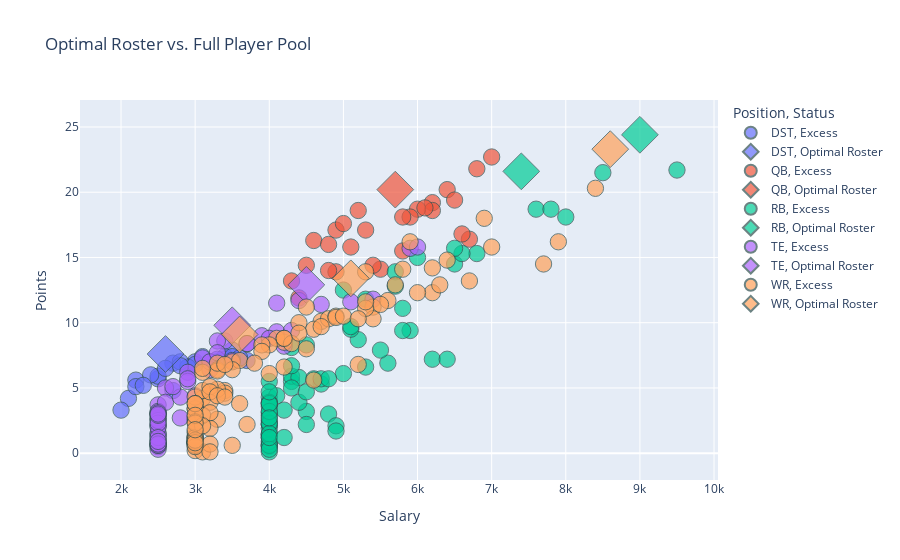

The notebook cell this image was saved under:
### Markdown cell above
#### Scatter plot: Roster vs. Player Pool

### Code cell
#A plot comparing your selected players against all available players clearly justifies why your selections were optimal.

#Distinction: Plot all eligible players as small gray dots, (excess players) 
#Plot the 9 selected players as large, distinct, colored markers (colored by position).

#Get the list of selected players from the solved variables (1.0 = selected)
selected_player_names = [p for p, v in player_binary.items() if v.varValue == 1.0]

# 2. Add a 'Selected' status column to your full player pool data (availables)
availables['Status'] = 'Excess' # Default all players to 'Excess'
# Mark the selected players
# The 'name' column must be your unique identifier
availables.loc[availables['name'].isin(selected_player_names), 'Status'] = 'Optimal Roster'

plot_df = availables.rename(columns={'name': 'Player', 'position': 'Position',
                                     'salary': 'Salary', 'ppg_projection': 'Points'})

#print(plot_df)

# Filter for relevant columns
plot_df = plot_df[['Player', 'Position', 'Salary', 'Points', 'Status']]


# Define marker size based on selection status
plot_df['Marker_Size'] = plot_df['Status'].apply(lambda x: 12 if x == 'Optimal Roster' else 4)

# Define color based on position for the optimal players, gray for the rest
color_map = {
    'Optimal Roster': 'red', 
    'Excess': 'gray'
}

fig = px.scatter(
    plot_df,
    x="Salary",
    y="Points",
    color="Position",  # Color by position for the optimal players
    # Use the 'Status' for the symbol to distinguish the groups
    symbol="Status",
    size="Marker_Size", # Use the size column created above
    
    # Custom data shown on hover
    hover_data=['Player', 'Position', 'Points', 'Salary'],
    title="Optimal Roster vs. Full Player Pool"
)

#OLS trendline
fig.update_traces(
    mode='markers',
    marker=dict(line=dict(width=1, color='DarkSlateGrey')),
)
fig.show()

### Figure 1 — Plotly figure (JSON) as saved in the notebook; plotly's stock layout.template omitted (floating-point values rounded to 4 significant figures; data arrays with more than 128 entries replaced by an {"elided": "..."} marker saying what was removed)
{"data": [{"customdata": [["49ers ", "DST"], ["Bears ", "DST"], ["Bills ", "DST"], ["Broncos ", "DST"], ["Browns ", "DST"], ["Buccaneers ", "DST"], ["Cardinals ", "DST"], ["Chargers ", "DST"], ["Colts ", "DST"], ["Commanders ", "DST"], ["Dolphins ", "DST"], ["Eagles ", "DST"], ["Falcons ", "DST"], ["Giants ", "DST"], ["Jets ", "DST"], ["Lions ", "DST"], ["Packers ", "DST"], ["Panthers ", "DST"], ["Patriots ", "DST"], ["Raiders ", "DST"], ["Rams ", "DST"], ["Ravens ", "DST"], ["Saints ", "DST"], ["Seahawks ", "DST"], ["Steelers ", "DST"], ["Texans ", "DST"], ["Vikings ", "DST"]], "hovertemplate": "Position=%{customdata[1]}<br>Status=Excess<br>Salary=%{x}<br>Points=%{y}<br>Marker_Size=%{marker.size}<br>Player=%{customdata[0]}<extra></extra>", "legendgroup": "DST, Excess", "marker": {"color": "#636efa", "line": {"color": "DarkSlateGrey", "width": 1}, "size": [4, 4, 4, 4, 4, 4, 4, 4, 4, 4, 4, 4, 4, 4, 4, 4, 4, 4, 4, 4, 4, 4, 4, 4, 4, 4, 4], "sizemode": "area", "sizeref": 0.03, "symbol": "circle"}, "mode": "markers", "name": "DST, Excess", "orientation": "v", "showlegend": true, "type": "scatter", "x": [2700, 3000, 3700, 3500, 2900, 2700, 2200, 3300, 3400, 2100, 2000, 2900, 2500, 2500, 2800, 3400, 3000, 3500, 2600, 2200, 3200, 3300, 2400, 3600, 2800, 3100, 2300], "xaxis": "x", "y": [4.8, 7, 7.1, 7.9, 6.6, 6.9, 5.6, 7, 7.2, 4.2, 3.3, 6.6, 5.7, 5.9, 7, 7.4, 6.8, 7.4, 6.5, 5.1, 7, 7.2, 6, 7.3, 6.7, 7.4, 5.2], "yaxis": "y"}, {"customdata": [["Jaguars ", "DST"]], "hovertemplate": "Position=%{customdata[1]}<br>Status=Optimal Roster<br>Salary=%{x}<br>Points=%{y}<br>Marker_Size=%{marker.size}<br>Player=%{customdata[0]}<extra></extra>", "legendgroup": "DST, Optimal Roster", "marker": {"color": "#636efa", "line": {"color": "DarkSlateGrey", "width": 1}, "size": [12], "sizemode": "area", "sizeref": 0.03, "symbol": "diamond"}, "mode": "markers", "name": "DST, Optimal Roster", "orientation": "v", "showlegend": true, "type": "scatter", "x": [2600], "xaxis": "x", "y": [7.6], "yaxis": "y"}, {"customdata": [["Aaron Rodgers", "QB"], ["Baker Mayfield", "QB"], ["Bo Nix", "QB"], ["Bryce Young", "QB"], ["Caleb Williams", "QB"], ["Daniel Jones", "QB"], ["Davis Mills", "QB"], ["Dillon Gabriel", "QB"], ["Drake Maye", "QB"], ["Geno Smith", "QB"], ["J.J. McCarthy", "QB"], ["Jacoby Brissett", "QB"], ["Jalen Hurts", "QB"], ["Jared Goff", "QB"], ["Jordan Love", "QB"], ["Josh Allen", "QB"], ["Justin Fields", "QB"], ["Justin Herbert", "QB"], ["Lamar Jackson", "QB"], ["Mac Jones", "QB"], ["Marcus Mariota", "QB"], ["Matthew Stafford", "QB"], ["Michael Penix Jr.", "QB"], ["Sam Darnold", "QB"], ["Trevor Lawrence", "QB"], ["Tua Tagovailoa", "QB"], ["Tyler Shough", "QB"]], "hovertemplate": "Position=%{customdata[1]}<br>Status=Excess<br>Salary=%{x}<br>Points=%{y}<br>Marker_Size=%{marker.size}<br>Player=%{customdata[0]}<extra></extra>", "legendgroup": "QB, Excess", "marker": {"color": "#EF553B", "line": {"color": "DarkSlateGrey", "width": 1}, "size": [4, 4, 4, 4, 4, 4, 4, 4, 4, 4, 4, 4, 4, 4, 4, 4, 4, 4, 4, 4, 4, 4, 4, 4, 4, 4, 4], "sizemode": "area", "sizeref": 0.03, "symbol": "circle"}, "mode": "markers", "name": "QB, Excess", "orientation": "v", "showlegend": true, "type": "scatter", "x": [5500, 6200, 6200, 5400, 6000, 6100, 4500, 4400, 6400, 4900, 4900, 4600, 6700, 5900, 5800, 7000, 5200, 6600, 6800, 5000, 5300, 6500, 4800, 5800, 5100, 4800, 4300], "xaxis": "x", "y": [14.1, 19.2, 18.6, 14.4, 18.7, 18.8, 14.4, 11.9, 20.2, 13.9, 17.1, 16.3, 16.4, 18.1, 15.5, 22.7, 18.6, 16.8, 21.8, 17.6, 17.1, 19.4, 16, 18.1, 15.8, 14, 13.2], "yaxis": "y"}, {"customdata": [["Jaxson Dart", "QB"]], "hovertemplate": "Position=%{customdata[1]}<br>Status=Optimal Roster<br>Salary=%{x}<br>Points=%{y}<br>Marker_Size=%{marker.size}<br>Player=%{customdata[0]}<extra></extra>", "legendgroup": "QB, Optimal Roster", "marker": {"color": "#EF553B", "line": {"color": "DarkSlateGrey", "width": 1}, "size": [12], "sizemode": "area", "sizeref": 0.03, "symbol": "diamond"}, "mode": "markers", "name": "QB, Optimal Roster", "orientation": "v", "showlegend": true, "type": "scatter", "x": [5700], "xaxis": "x", "y": [20.2], "yaxis": "y"}, {"customdata": {"elided": "75x2 str values"}, "hovertemplate": "Position=%{customdata[1]}<br>Status=Excess<br>Salary=%{x}<br>Points=%{y}<br>Marker_Size=%{marker.size}<br>Player=%{customdata[0]}<extra></extra>", "legendgroup": "RB, Excess", "marker": {"color": "#00cc96", "line": {"color": "DarkSlateGrey", "width": 1}, "size": [4, 4, 4, 4, 4, 4, 4, 4, 4, 4, 4, 4, 4, 4, 4, 4, 4, 4, 4, 4, 4, 4, 4, 4, 4, 4, 4, 4, 4, 4, 4, 4, 4, 4, 4, 4, 4, 4, 4, 4, 4, 4, 4, 4, 4, 4, 4, 4, 4, 4, 4, 4, 4, 4, 4, 4, 4, 4, 4, 4, 4, 4, 4, 4, 4, 4, 4, 4, 4, 4, 4, 4, 4, 4, 4], "sizemode": "area", "sizeref": 0.03, "symbol": "circle"}, "mode": "markers", "name": "RB, Excess", "orientation": "v", "showlegend": true, "type": "scatter", "x": [4300, 4000, 4000, 4000, 6500, 4700, 8500, 4600, 6000, 4500, 4000, 4000, 4200, 5300, 4000, 4000, 5000, 6800, 4400, 4300, 4000, 4700, 4300, 4500, 4000, 5000, 5700, 4000, 8000, 4400, 5800, 4000, 4100, 4800, 9500, 6200, 7600, 4300, 4000, 4000, 4300, 5300, 5900, 4000, 6600, 4000, 4000, 4000, 4000, 4000, 6500, 5200, 6400, 4000, 4500, 7800, 4000, 4900, 4000, 4900, 5700, 4000, 5600, 4000, 4000, 4000, 4500, 4000, 4000, 5800, 4800, 5100, 5100, 4200, 5500], "xaxis": "x", "y": [5.5, 1.4, 2.2, 2.5, 14.5, 5.3, 21.5, 5.7, 15, 3.2, 0.5, 4.3, 3.3, 6.6, 0.1, 1.2, 12.5, 15.3, 3.9, 8.1, 0.7, 5.7, 5.9, 8.3, 0.6, 6.1, 13.9, 0.9, 18.1, 5.8, 11.1, 0.6, 4.4, 3, 21.7, 7.2, 18.7, 5, 3.6, 2.9, 6.7, 11.8, 9.4, 3.1, 15.3, 1.9, 2.2, 1.4, 0.3, 3.9, 15.7, 8.7, 7.2, 2.3, 2.2, 18.7, 3.8, 2.1, 5.5, 1.7, 12.8, 3.2, 6.9, 1.5, 3.8, 4.7, 4.7, 2.7, 1.2, 9.4, 5.7, 9.5, 9.7, 1.2, 7.9], "yaxis": "y"}, {"customdata": [["Christian McCaffrey", "RB"], ["De'Von Achane", "RB"]], "hovertemplate": "Position=%{customdata[1]}<br>Status=Optimal Roster<br>Salary=%{x}<br>Points=%{y}<br>Marker_Size=%{marker.size}<br>Player=%{customdata[0]}<extra></extra>", "legendgroup": "RB, Optimal Roster", "marker": {"color": "#00cc96", "line": {"color": "DarkSlateGrey", "width": 1}, "size": [12, 12], "sizemode": "area", "sizeref": 0.03, "symbol": "diamond"}, "mode": "markers", "name": "RB, Optimal Roster", "orientation": "v", "showlegend": true, "type": "scatter", "x": [9000, 7400], "xaxis": "x", "y": [24.4, 21.6], "yaxis": "y"}, {"customdata": [["Adam Trautman", "TE"], ["Austin Hooper", "TE"], ["Ben Sinnott", "TE"], ["Blake Whiteheart", "TE"], ["Brock Bowers", "TE"], ["Brock Wright", "TE"], ["Cade Otton", "TE"], ["Charlie Kolar", "TE"], ["Charlie Woerner", "TE"], ["Chris Manhertz", "TE"], ["Colby Parkinson", "TE"], ["Colston Loveland", "TE"], ["Dallas Goedert", "TE"], ["Dalton Kincaid", "TE"], ["Daniel Bellinger", "TE"], ["David Njoku", "TE"], ["Davis Allen", "TE"], ["Dawson Knox", "TE"], ["Drew Ogletree", "TE"], ["Durham Smythe", "TE"], ["Elijah Arroyo", "TE"], ["Elijah Higgins", "TE"], ["Evan Engram", "TE"], ["Foster Moreau", "TE"], ["Greg Dulcich", "TE"], ["Harold Fannin Jr.", "TE"], ["Ian Thomas", "TE"], ["Isaiah Likely", "TE"], ["Ja'Tavion Sanders", "TE"], ["Jackson Hawes", "TE"], ["Jake Tonges", "TE"], ["Jeremy Ruckert", "TE"], ["John Bates", "TE"], ["Johnny Mundt", "TE"], ["Jonnu Smith", "TE"], ["Juwan Johnson", "TE"], ["Kyle Pitts Sr.", "TE"], ["Luke Farrell", "TE"], ["Luke Musgrave", "TE"], ["Mark Andrews", "TE"], ["Mason Taylor", "TE"], ["Michael Mayer", "TE"], ["Mitchell Evans", "TE"], ["Mo Alie-Cox", "TE"], ["Nick Vannett", "TE"], ["Oronde Gadsden II", "TE"], ["Pat Freiermuth", "TE"], ["Payne Durham", "TE"], ["Sam LaPorta", "TE"], ["T.J. Hockenson", "TE"], ["Tanner Conner", "TE"], ["Taysom Hill", "TE"], ["Terrance Ferguson", "TE"], ["Tommy Tremble", "TE"], ["Trey McBride", "TE"], ["Tyler Higbee", "TE"], ["Tyler Warren", "TE"], ["Zach Ertz", "TE"]], "hovertemplate": "Position=%{customdata[1]}<br>Status=Excess<br>Salary=%{x}<br>Points=%{y}<br>Marker_Size=%{marker.size}<br>Player=%{customdata[0]}<extra></extra>", "legendgroup": "TE, Excess", "marker": {"color": "#ab63fa", "line": {"color": "DarkSlateGrey", "width": 1}, "size": [4, 4, 4, 4, 4, 4, 4, 4, 4, 4, 4, 4, 4, 4, 4, 4, 4, 4, 4, 4, 4, 4, 4, 4, 4, 4, 4, 4, 4, 4, 4, 4, 4, 4, 4, 4, 4, 4, 4, 4, 4, 4, 4, 4, 4, 4, 4, 4, 4, 4, 4, 4, 4, 4, 4, 4, 4, 4], "sizemode": "area", "sizeref": 0.03, "symbol": "circle"}, "mode": "markers", "name": "TE, Excess", "orientation": "v", "showlegend": true, "type": "scatter", "x": [2500, 2500, 2500, 2500, 5900, 2500, 3900, 2500, 2500, 2500, 2500, 4100, 4700, 4300, 2500, 3200, 2500, 2500, 2500, 2500, 2600, 3000, 3700, 2500, 2600, 4200, 2500, 2900, 2800, 2500, 2500, 2500, 2500, 2500, 3100, 3700, 4100, 2500, 3500, 3400, 3200, 2900, 2500, 2500, 2500, 5100, 3300, 2500, 4400, 3300, 2800, 2700, 2500, 2500, 6000, 2900, 5400, 4000], "xaxis": "x", "y": [3, 3.7, 0.9, 0.5, 15.7, 3.2, 9, 2.1, 0.7, 0.3, 2.2, 9.3, 11.4, 9.4, 3, 6.4, 2.7, 2.6, 0.6, 1.5, 5, 4.4, 8.4, 1.3, 3.9, 8.2, 0.7, 6.2, 4.3, 3.1, 1, 1.5, 2, 2.5, 7.3, 8.4, 11.5, 0.6, 7.1, 8.6, 7, 5.5, 2.3, 1.2, 0.7, 11.6, 8.6, 0.9, 11.7, 7.7, 2.7, 5.1, 2.9, 3, 15.8, 5.7, 11.8, 8.8], "yaxis": "y"}, {"customdata": [["George Kittle", "TE"], ["Hunter Henry", "TE"]], "hovertemplate": "Position=%{customdata[1]}<br>Status=Optimal Roster<br>Salary=%{x}<br>Points=%{y}<br>Marker_Size=%{marker.size}<br>Player=%{customdata[0]}<extra></extra>", "legendgroup": "TE, Optimal Roster", "marker": {"color": "#ab63fa", "line": {"color": "DarkSlateGrey", "width": 1}, "size": [12, 12], "sizemode": "area", "sizeref": 0.03, "symbol": "diamond"}, "mode": "markers", "name": "TE, Optimal Roster", "orientation": "v", "showlegend": true, "type": "scatter", "x": [4500, 3500], "xaxis": "x", "y": [12.9, 9.8], "yaxis": "y"}, {"customdata": {"elided": "105x2 str values"}, "hovertemplate": "Position=%{customdata[1]}<br>Status=Excess<br>Salary=%{x}<br>Points=%{y}<br>Marker_Size=%{marker.size}<br>Player=%{customdata[0]}<extra></extra>", "legendgroup": "WR, Excess", "marker": {"color": "#FFA15A", "line": {"color": "DarkSlateGrey", "width": 1}, "size": [4, 4, 4, 4, 4, 4, 4, 4, 4, 4, 4, 4, 4, 4, 4, 4, 4, 4, 4, 4, 4, 4, 4, 4, 4, 4, 4, 4, 4, 4, 4, 4, 4, 4, 4, 4, 4, 4, 4, 4, 4, 4, 4, 4, 4, 4, 4, 4, 4, 4, 4, 4, 4, 4, 4, 4, 4, 4, 4, 4, 4, 4, 4, 4, 4, 4, 4, 4, 4, 4, 4, 4, 4, 4, 4, 4, 4, 4, 4, 4, 4, 4, 4, 4, 4, 4, 4, 4, 4, 4, 4, 4, 4, 4, 4, 4, 4, 4, 4, 4, 4, 4, 4, 4, 4], "sizemode": "area", "sizeref": 0.03, "symbol": "circle"}, "mode": "markers", "name": "WR, Excess", "orientation": "v", "showlegend": true, "type": "scatter", "x": [3000, 3000, 4700, 3000, 3300, 8400, 3200, 3000, 3000, 3400, 3000, 4200, 3000, 3100, 6200, 4100, 4200, 3100, 6200, 3100, 5400, 4300, 4000, 7700, 3000, 3400, 4000, 6000, 5600, 3000, 3300, 6900, 3000, 3200, 7000, 3100, 3000, 3000, 3000, 3000, 3500, 4800, 3300, 3100, 3000, 4900, 4600, 3200, 6400, 3600, 3700, 3900, 3000, 5400, 3000, 4400, 7900, 3000, 3500, 5500, 4500, 4400, 3000, 3000, 3000, 3000, 6300, 3500, 4200, 5300, 3100, 3000, 3300, 3200, 6700, 4700, 3200, 5300, 5200, 3900, 3300, 3100, 4900, 3200, 3000, 5800, 4200, 3000, 5700, 4500, 3200, 4600, 5000, 3400, 3000, 5200, 3000, 3600, 3300, 3000, 5300, 3400, 3800, 3000, 5900], "xaxis": "x", "y": [1.1, 2.6, 10.1, 0.2, 2.6, 20.3, 1.9, 0.8, 2.8, 4.8, 0.8, 8.5, 1.2, 6.2, 14.2, 8.8, 8.8, 0.1, 12.3, 4.2, 11.2, 8.4, 8.3, 14.5, 3.4, 4.6, 6.1, 12.3, 11.7, 3.4, 4.9, 18, 0.8, 3.9, 15.8, 2.9, 0.9, 0.8, 1.3, 4.3, 7, 10.3, 6.4, 4.8, 1.6, 10.5, 9.5, 3.1, 14.8, 7.1, 2.2, 8.3, 2.4, 10.3, 0.9, 10, 16.2, 3.8, 0.6, 11.4, 8, 9.2, 0.7, 0.6, 1.2, 3.8, 12.9, 6.4, 8.8, 11.1, 2.1, 0.9, 6.3, 5.1, 13.2, 9.7, 4.7, 11.6, 6.8, 7.8, 6.9, 6.5, 10.4, 0.7, 0.5, 14.1, 6.6, 1, 12.9, 11.2, 0.1, 5.6, 10.5, 6.8, 2.3, 10.3, 0.8, 3.8, 4.4, 2.9, 13.9, 4.3, 6.9, 1.8, 16.2], "yaxis": "y"}, {"customdata": [["Jaxon Smith-Njigba", "WR"], ["Khalil Shakir", "WR"], ["Olamide Zaccheaus", "WR"]], "hovertemplate": "Position=%{customdata[1]}<br>Status=Optimal Roster<br>Salary=%{x}<br>Points=%{y}<br>Marker_Size=%{marker.size}<br>Player=%{customdata[0]}<extra></extra>", "legendgroup": "WR, Optimal Roster", "marker": {"color": "#FFA15A", "line": {"color": "DarkSlateGrey", "width": 1}, "size": [12, 12, 12], "sizemode": "area", "sizeref": 0.03, "symbol": "diamond"}, "mode": "markers", "name": "WR, Optimal Roster", "orientation": "v", "showlegend": true, "type": "scatter", "x": [8600, 5100, 3600], "xaxis": "x", "y": [23.3, 13.4, 9.1], "yaxis": "y"}], "layout": {"legend": {"itemsizing": "constant", "title": {"text": "Position, Status"}, "tracegroupgap": 0}, "title": {"text": "Optimal Roster vs. Full Player Pool"}, "xaxis": {"anchor": "y", "domain": [0, 1], "title": {"text": "Salary"}}, "yaxis": {"anchor": "x", "domain": [0, 1], "title": {"text": "Points"}}}}
